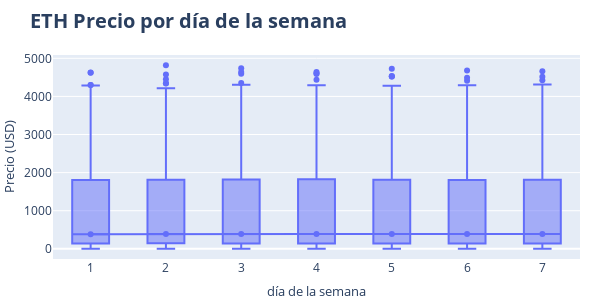

This figure's notebook cell:
### Code cell
# Gráfico boxplot para estacionalidad semanal
# ==============================================================================
data["dia_semana"] = data.index.day_of_week + 1

# fig 1 boxplot de los días de la semana
fig1 = px.box(
    data.sort_values("dia_semana"),
    x="dia_semana",
    y="Close"
)

# fig 2 line con datos de la mediana los días de la semana
df_median = pd.DataFrame(data.groupby("dia_semana")["Close"].median()).reset_index()
fig2 = px.line(
    df_median,
    x="dia_semana",
    y="Close",
    markers=True
)

fig = go.Figure(data=fig1.data + fig2.data)

fig.update_layout(
    width=600,
    height=300,
    title=dict(text="<b>ETH Precio por día de la semana</b>", font=dict(size=20)),
    yaxis_title=dict(text="Precio (USD)", font=dict(size=13)),
    xaxis=dict(tickmode="linear"),
    xaxis_title=dict(text="día de la semana", font=dict(size=13)),
    margin=dict(l=0, r=20, t=55, b=20),
)

fig.show()

### Figure 1 — Plotly figure (JSON) as saved in the notebook; plotly's stock layout.template omitted (floating-point values rounded to 4 significant figures; data arrays with more than 128 entries replaced by an {"elided": "..."} marker saying what was removed)
{"data": [{"alignmentgroup": "True", "hovertemplate": "dia_semana=%{x}<br>Close=%{y}<extra></extra>", "legendgroup": "", "marker": {"color": "#636efa"}, "name": "", "notched": false, "offsetgroup": "", "orientation": "v", "showlegend": false, "type": "box", "x": {"elided": "3247 int values"}, "x0": " ", "xaxis": "x", "y": {"elided": "3247 float values"}, "y0": " ", "yaxis": "y"}, {"hovertemplate": "dia_semana=%{x}<br>Close=%{y}<extra></extra>", "legendgroup": "", "line": {"color": "#636efa", "dash": "solid"}, "marker": {"symbol": "circle"}, "mode": "lines+markers", "name": "", "orientation": "v", "showlegend": false, "type": "scatter", "x": [1, 2, 3, 4, 5, 6, 7], "xaxis": "x", "y": [384.2, 390.7, 385.7, 386.7, 386.5, 385.8, 386.6], "yaxis": "y"}], "layout": {"height": 300, "margin": {"b": 20, "l": 0, "r": 20, "t": 55}, "title": {"font": {"size": 20}, "text": "<b>ETH Precio por día de la semana</b>"}, "width": 600, "xaxis": {"autorange": true, "range": [0.5, 7.5], "tickmode": "linear", "title": {"font": {"size": 13}, "text": "día de la semana"}, "type": "linear"}, "yaxis": {"autorange": true, "range": [-267.3, 5087.0], "title": {"font": {"size": 13}, "text": "Precio (USD)"}, "type": "linear"}}}
